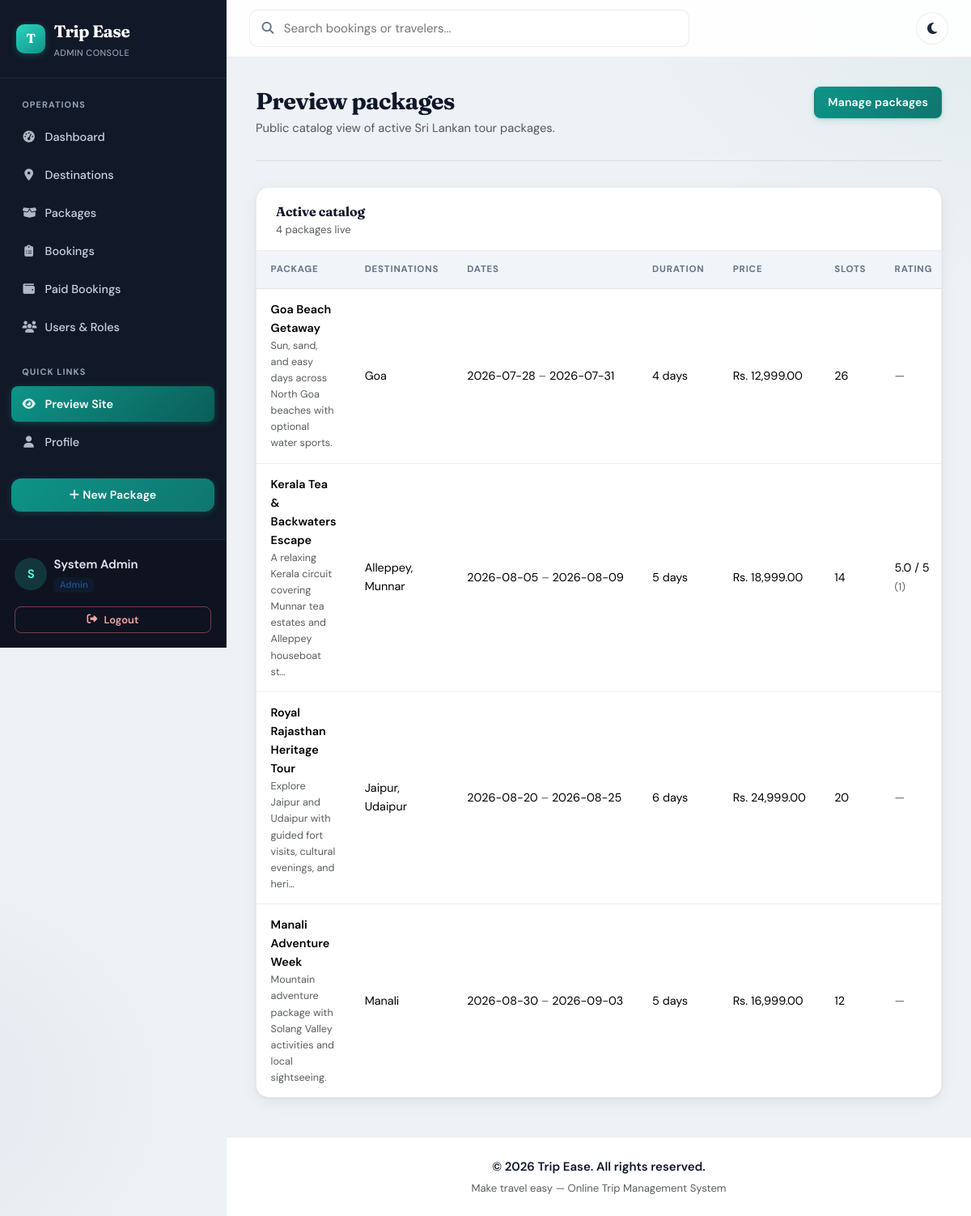
/trips/list.php (signed in), run on an earlier commit of the app's database.
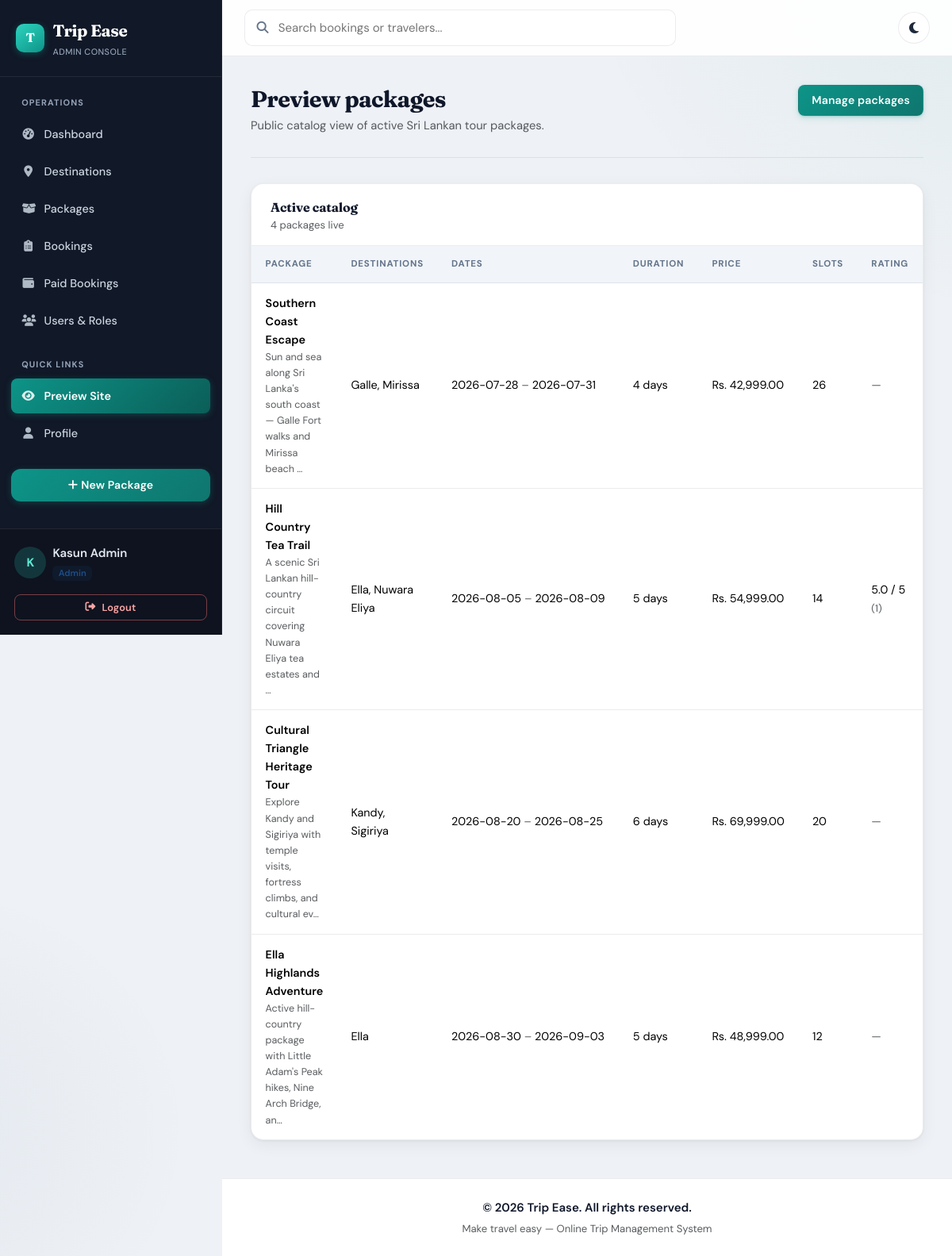
And on a later commit of the database.
### tables this page shows
CREATE TABLE IF NOT EXISTS packages (
    package_id INT AUTO_INCREMENT PRIMARY KEY,
    title VARCHAR(180) NOT NULL,
    description TEXT NOT NULL,
    price DECIMAL(10,2) NOT NULL DEFAULT 0.00,
    duration_days INT NOT NULL,
    max_participants INT NOT NULL DEFAULT 1,
    available_slots INT NOT NULL DEFAULT 1,
    image VARCHAR(255) NULL,
    inclusions TEXT NULL,
    exclusions TEXT NULL,
    start_date DATE NULL,
    end_date DATE NULL,
    created_by INT NOT NULL,
    status ENUM('active', 'inactive') NOT NULL DEFAULT 'active',
    created_at TIMESTAMP NOT NULL DEFAULT CURRENT_TIMESTAMP,
    updated_at TIMESTAMP NOT NULL DEFAULT CURRENT_TIMESTAMP ON UPDATE CURRENT_TIMESTAMP,
    CONSTRAINT fk_packages_created_by FOREIGN KEY (created_by) REFERENCES users(user_id) ON DELETE RESTRICT
);

### includes/app.php (called while the page is built, shortened)
<?php
function appUrl(string $path = ""): string
{
    $base = rtrim(APP_BASE_PATH, "/");
    return $base . "/" . ltrim($path, "/");
}

### includes/auth.php (called while the page is built, shortened)
<?php
require_once __DIR__ . "/app.php";
function isLoggedIn(): bool
{
    return isset($_SESSION["user_id"]);
}
function currentUserRole(): string
{
    return $_SESSION["user_role"] ?? "traveler";
}
function isAdmin(): bool
{
    return currentUserRole() === "admin";
}
function dashboardPath(): string
{
    if (isAdmin()) {
        return "/admin/index.php";
    }
    return "/dashboard/index.php";
}

### trips/list.php (the view, shortened to what this page needs)
<?php
require_once __DIR__ . "/../includes/auth.php";
$page = max(1, (int)($_GET["page"] ?? 1));
$offset = ($page - 1) * PER_PAGE;
$countSql = "SELECT COUNT(DISTINCT p.package_id)
     FROM packages p
     LEFT JOIN package_destinations pd ON pd.package_id = p.package_id
     LEFT JOIN destinations d ON d.destination_id = pd.destination_id AND d.status = 'active'
     WHERE p.status = 'active'";
$countParams = [];
$countStmt = $pdo->prepare($countSql);
$countStmt->execute($countParams);
$totalPackages = (int)$countStmt->fetchColumn();
$packagesSql = "SELECT
        p.package_id,
        p.title,
        p.description,
        GROUP_CONCAT(DISTINCT d.name ORDER BY d.name SEPARATOR ', ') AS destination_names,
        p.price,
        p.duration_days,
        p.available_slots,
        p.start_date,
        p.end_date,
        COALESCE(AVG(r.rating), 0) AS avg_rating,
        COUNT(DISTINCT r.review_id) AS review_count
     FROM packages p
     LEFT JOIN package_destinations pd ON pd.package_id = p.package_id
     LEFT JOIN destinations d ON d.destination_id = pd.destination_id AND d.status = 'active'
     LEFT JOIN reviews r ON r.package_id = p.package_id
     WHERE p.status = 'active'";
$packagesSql .= " GROUP BY p.package_id, p.title, p.description, p.price, p.duration_days, p.available_slots, p.start_date, p.end_date
     ORDER BY p.start_date ASC
     LIMIT :limit OFFSET :offset";
$packagesStmt = $pdo->prepare($packagesSql);
$packagesStmt->bindValue("limit", PER_PAGE, PDO::PARAM_INT);
$packagesStmt->bindValue("offset", $offset, PDO::PARAM_INT);
$packagesStmt->execute();
$packages = $packagesStmt->fetchAll();
$isStaffPreview = isAdmin();
require_once __DIR__ . "/../includes/header.php";
?>
<div class="page-header">
    <div>
        <h2><?= $isStaffPreview ? "Preview packages" : "Browse packages" ?></h2>
        <p class="text-muted mb-0">
            <?= $isStaffPreview
                ? "Public catalog view of active Sri Lankan tour packages."
                : "Find and book curated tours across Sri Lanka." ?>
        </p>
    </div>
    <?php if (isAdmin()): ?>
        <a class="btn btn-primary" href="<?= htmlspecialchars(appUrl('/admin/packages/list.php')) ?>">Manage packages</a>
    <?php endif; ?>
</div>
<?php if ($isStaffPreview): ?>
    <div class="card card-modern card-panel">
        <div class="card-body p-0">
            <div class="panel-toolbar">
                <div>
                    <h5 class="mb-0">Active catalog</h5>
                    <p class="text-muted small mb-0"><?= $totalPackages ?> package<?= $totalPackages === 1 ? "" : "s" ?> live</p>
                </div>
            </div>
            <div class="table-responsive">
                <table class="table table-app align-middle mb-0">
                    <thead>
                        <tr>
                            <th>Package</th>
                            <th>Destinations</th>
                            <th>Dates</th>
                            <th>Duration</th>
                            <th>Price</th>
                            <th>Slots</th>
                            <th>Rating</th>
                        </tr>
                    </thead>
                    <tbody>
                    <?php foreach ($packages as $package): ?>
                        <tr>
                            <td>
                                <div class="fw-semibold"><?= htmlspecialchars($package["title"]) ?></div>
                                <div class="text-muted small"><?= htmlspecialchars(mb_strimwidth((string)$package["description"], 0, 80, "…")) ?></div>
                            </td>
                            <td><?= htmlspecialchars($package["destination_names"] ?? "—") ?></td>
                            <td class="small text-nowrap">
                                <?= htmlspecialchars((string)$package["start_date"]) ?>
                                <span class="text-muted">–</span>
                                <?= htmlspecialchars((string)$package["end_date"]) ?>
                            </td>
                            <td class="text-nowrap"><?= (int)$package["duration_days"] ?> days</td>
                            <td class="text-nowrap">Rs. <?= number_format((float)$package["price"], 2) ?></td>
                            <td><?= (int)$package["available_slots"] ?></td>
                            <td>
                                <?php if ((int)$package["review_count"] > 0): ?>
                                    <?= number_format((float)$package["avg_rating"], 1) ?> / 5
                                    <span class="text-muted small">(<?= (int)$package["review_count"] ?>)</span>
                                <?php else: ?>
                                    <span class="text-muted">—</span>
                                <?php endif; ?>
                            </td>
                        </tr>
                    <?php endforeach; ?>
                    </tbody>
                </table>
            </div>
        </div>
    </div>
<?php endif; ?>
<?php require_once __DIR__ . "/../includes/footer.php"; ?>

### includes/header.php (shortened to what this page needs)
<?php
require_once __DIR__ . "/auth.php";
$currentUri = $_SERVER["REQUEST_URI"] ?? "";
$isLinkActive = function (string $path) use ($currentUri): string {
    return str_contains($currentUri, $path) ? "active" : "";
};
$useAppShell = isLoggedIn();
$homeHref = $useAppShell ? appUrl(dashboardPath()) : appUrl("/index.php");
$searchAction = isAdmin() ? appUrl("/admin/bookings/list.php") : appUrl("/trips/list.php");
$searchPlaceholder = isAdmin() ? "Search bookings or travelers..." : "Search packages or destinations...";
$searchName = isAdmin() ? "q" : "q";
$topbarQuery = trim((string)($_GET["q"] ?? ""));
?>
<!doctype html>
<html lang="en">
<head>
    <link href="https://cdn.jsdelivr.net/npm/bootstrap@5.3.3/dist/css/bootstrap.min.css" rel="stylesheet">
    <link href="https://cdnjs.cloudflare.com/ajax/libs/font-awesome/6.4.0/css/all.min.css" rel="stylesheet">
    <link href="<?= htmlspecialchars(appUrl('/assets/css/style.css')) ?>" rel="stylesheet">
</head>
<body class="<?= $useAppShell ? "app-body" : "public-body" ?>">
<?php if (!$useAppShell): ?>
    <header class="public-topbar">
        <div class="container d-flex align-items-center justify-content-between py-3">
            <a class="public-brand text-decoration-none" href="<?= htmlspecialchars(appUrl('/index.php')) ?>">
                Trip Ease
            </a>
            <div class="d-flex align-items-center gap-2">
                <button type="button" class="theme-toggle" data-theme-toggle aria-label="Toggle dark mode" title="Toggle dark mode">
                    <i class="fa-solid fa-moon theme-icon-moon" aria-hidden="true"></i>
                    <i class="fa-solid fa-sun theme-icon-sun" aria-hidden="true"></i>
                </button>
                <a class="btn btn-brand btn-sm px-3" href="<?= htmlspecialchars(appUrl('/auth/register.php')) ?>">Create account</a>
            </div>
        </div>
    </header>
    <?php $flash = consumeFlash(); ?>
    <?php if ($flash): ?>
        <?php
        $alertClass = match ($flash["type"]) {
            "success" => "alert-success",
            "danger" => "alert-danger",
            "warning" => "alert-warning",
            default => "alert-info",
        };
        ?>
        <div class="container mt-3">
            <div class="alert <?= $alertClass ?> border-0 shadow-sm rounded-3 mb-0">
                <?= htmlspecialchars($flash["message"]) ?>
            </div>
        </div>
    <?php endif; ?>
    <main class="public-main">
<?php else: ?>
    <div class="sidebar-layout">
        <div class="offcanvas-lg offcanvas-start app-sidebar" tabindex="-1" id="sidebarMenu" aria-labelledby="sidebarMenuLabel">
            <div class="sidebar-header">
                <div class="d-flex justify-content-between align-items-start">
                    <a class="sidebar-brand" id="sidebarMenuLabel" href="<?= htmlspecialchars($homeHref) ?>">
                        <span class="brand-mark">T</span>
                        <span>
                            Trip Ease
                            <small class="d-block sidebar-brand-sub"><?= isAdmin() ? "Admin Console" : "Traveler Workspace" ?></small>
                        </span>
                    </a>
                </div>
            </div>
            <div class="sidebar-menu">
                <nav class="nav flex-column">
                    <?php if (isAdmin()): ?>
                        <div class="sidebar-heading">Operations</div>
                        <a class="sidebar-nav-link <?= $isLinkActive('/admin/index.php') ? 'active' : '' ?>" href="<?= htmlspecialchars(appUrl('/admin/index.php')) ?>">
                            <i class="fa-solid fa-gauge-high"></i> Dashboard
                        </a>
                        <a class="sidebar-nav-link <?= $isLinkActive('/admin/destinations/') ? 'active' : '' ?>" href="<?= htmlspecialchars(appUrl('/admin/destinations/list.php')) ?>">
                            <i class="fa-solid fa-location-dot"></i> Destinations
                        </a>
                        <a class="sidebar-nav-link <?= $isLinkActive('/admin/packages/') || $isLinkActive('/admin/itineraries/') ? 'active' : '' ?>" href="<?= htmlspecialchars(appUrl('/admin/packages/list.php')) ?>">
                            <i class="fa-solid fa-box-open"></i> Packages
                        </a>
                        <a class="sidebar-nav-link <?= $isLinkActive('/admin/bookings/') && !str_contains($currentUri, 'payment=') ? 'active' : '' ?>" href="<?= htmlspecialchars(appUrl('/admin/bookings/list.php')) ?>">
                            <i class="fa-solid fa-clipboard-list"></i> Bookings
                        </a>
                        <a class="sidebar-nav-link <?= str_contains($currentUri, 'payment=success') ? 'active' : '' ?>" href="<?= htmlspecialchars(appUrl('/admin/bookings/list.php?payment=success')) ?>">
                            <i class="fa-solid fa-wallet"></i> Paid Bookings
                        </a>
                        <a class="sidebar-nav-link <?= $isLinkActive('/admin/users/') ? 'active' : '' ?>" href="<?= htmlspecialchars(appUrl('/admin/users/list.php')) ?>">
                            <i class="fa-solid fa-users"></i> Users & Roles
                        </a>
                        <div class="sidebar-heading">Quick Links</div>
                        <a class="sidebar-nav-link <?= $isLinkActive('/trips/') ? 'active' : '' ?>" href="<?= htmlspecialchars(appUrl('/trips/list.php')) ?>">
                            <i class="fa-solid fa-eye"></i> Preview Site
                        </a>
                        <a class="sidebar-nav-link <?= $isLinkActive('/profile/') ? 'active' : '' ?>" href="<?= htmlspecialchars(appUrl('/profile/edit.php')) ?>">
                            <i class="fa-solid fa-user"></i> Profile
                        </a>
                        <a class="btn btn-brand sidebar-cta" href="<?= htmlspecialchars(appUrl('/admin/packages/create.php')) ?>">
                            <i class="fa-solid fa-plus me-1"></i> New Package
                        </a>
                    <?php endif; ?>
                </nav>
            </div>
            <div class="sidebar-profile">
                <div class="d-flex align-items-center mb-3">
                    <div class="avatar-circle me-2"><?= strtoupper(substr($_SESSION["user_name"] ?? "U", 0, 1)) ?></div>
                    <div class="overflow-hidden">
                        <div class="fw-semibold text-truncate" style="max-width: 160px;"><?= htmlspecialchars($_SESSION["user_name"] ?? "User") ?></div>
                        <span class="badge badge-role badge-role-<?= htmlspecialchars(currentUserRole()) ?>"><?= htmlspecialchars(currentUserRole()) ?></span>
                    </div>
                </div>
                <a class="btn btn-outline-danger btn-sm sidebar-footer-btn" href="<?= htmlspecialchars(appUrl('/auth/logout.php')) ?>">
                    <i class="fa-solid fa-right-from-bracket"></i> Logout
                </a>
            </div>
        </div>
        <div class="main-content">
            <div class="app-topbar">
                <form class="topbar-search" method="get" action="<?= htmlspecialchars($searchAction) ?>" role="search">
                    <i class="fa-solid fa-magnifying-glass" aria-hidden="true"></i>
                    <input type="search" name="<?= htmlspecialchars($searchName) ?>" value="<?= htmlspecialchars($topbarQuery) ?>" placeholder="<?= htmlspecialchars($searchPlaceholder) ?>" aria-label="Search">
                </form>
                <div class="topbar-actions">
                    <button type="button" class="theme-toggle" data-theme-toggle aria-label="Toggle dark mode" title="Toggle dark mode">
                        <i class="fa-solid fa-moon theme-icon-moon" aria-hidden="true"></i>
                    </button>
                </div>
            </div>
            <main class="container-fluid p-4 pb-5">
<?php endif; ?>

### includes/footer.php (shortened to what this page needs)
<?php if (!isLoggedIn()): ?>
    </main>
    <footer class="public-footer py-4 mt-auto">
        <div class="container text-center">
            <p class="mb-1 text-dark fw-semibold">&copy; <?= date("Y") ?> Trip Ease. All rights reserved.</p>
            <p class="mb-0 text-muted small">Make travel easy — Online Trip Management System</p>
        </div>
    </footer>
<?php else: ?>
            </main>
            <footer class="app-footer py-4 mt-auto">
                <div class="container-fluid px-4 text-center">
                    <p class="mb-1 fw-semibold app-footer-title">&copy; <?= date("Y") ?> Trip Ease. All rights reserved.</p>
                    <p class="mb-0 text-muted small">Make travel easy &mdash; Online Trip Management System</p>
                </div>
            </footer>
        </div>
    </div>
<?php endif; ?>
</body>
</html>

What changed in the data, as far as the page shows it:
changed packages: title "Goa Beach Getaway" → "Southern Coast Escape"; description "Sun, sand, and easy days across North Goa beaches with optional water sports." → "Sun and sea along Sri Lanka's south coast — Galle Fort walks and Mirissa beach …"; destination_names "Goa" → "Galle, Mirissa"; price "12,999.00" → "42,999.00"
changed packages: title "Kerala Tea & Backwaters Escape" → "Hill Country Tea Trail"; description "A relaxing Kerala circuit covering Munnar tea estates and Alleppey houseboat st…" → "A scenic Sri Lankan hill-country circuit covering Nuwara Eliya tea estates and …"; destination_names "Alleppey, Munnar" → "Ella, Nuwara Eliya"; price "18,999.00" → "54,999.00"
changed packages: title "Royal Rajasthan Heritage Tour" → "Cultural Triangle Heritage Tour"; description "Explore Jaipur and Udaipur with guided fort visits, cultural evenings, and heri…" → "Explore Kandy and Sigiriya with temple visits, fortress climbs, and cultural ev…"; destination_names "Jaipur, Udaipur" → "Kandy, Sigiriya"; price "24,999.00" → "69,999.00"
changed packages: title "Manali Adventure Week" → "Ella Highlands Adventure"; description "Mountain adventure package with Solang Valley activities and local sightseeing." → "Active hill-country package with Little Adam's Peak hikes, Nine Arch Bridge, an…"; destination_names "Manali" → "Ella"; price "16,999.00" → "48,999.00"
Also different on the page:
substr($_SESSION["user_name"] ?? "U", 0, 1): "S" → "K"
$_SESSION["user_name"]: "System Admin" → "Kasun Admin"
